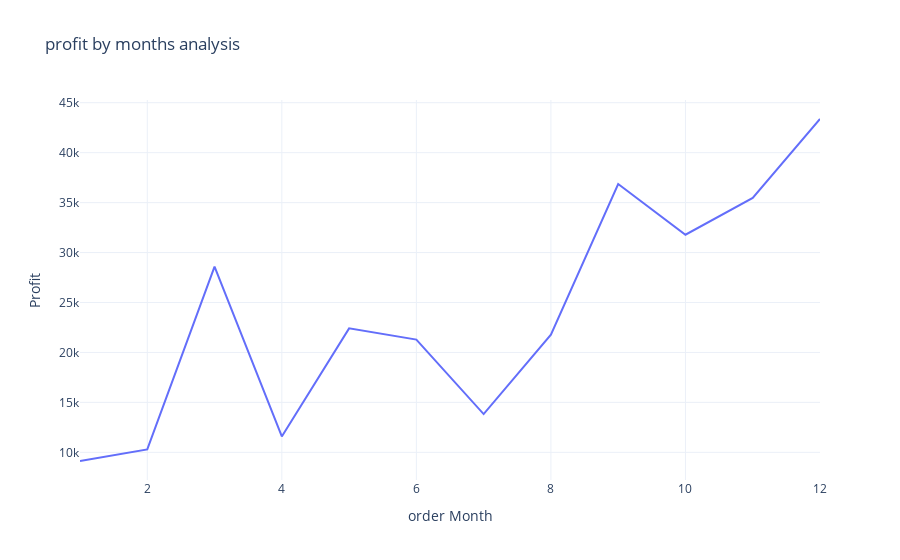

Write notebook code for a chart like this one.
### Code cell
fig = px.line(profit_by_months,
              x = 'order Month',
              y = 'Profit',
              title = 'profit by months analysis')
fig.show()

### Figure 1 — Plotly figure (JSON) as saved in the notebook; plotly's stock layout.template omitted (floating-point values rounded to 4 significant figures)
{"data": [{"hovertemplate": "order Month=%{x}<br>Profit=%{y}<extra></extra>", "legendgroup": "", "line": {"color": "#636efa", "dash": "solid"}, "marker": {"symbol": "circle"}, "mode": "lines", "name": "", "orientation": "v", "showlegend": false, "type": "scatter", "x": [1, 2, 3, 4, 5, 6, 7, 8, 9, 10, 11, 12], "xaxis": "x", "y": [9134.0, 10290.0, 28590.0, 11590.0, 22410.0, 21290.0, 13830.0, 21780.0, 36860.0, 31780.0, 35470.0, 43370.0], "yaxis": "y"}], "layout": {"legend": {"tracegroupgap": 0}, "title": {"text": "profit by months analysis"}, "xaxis": {"anchor": "y", "domain": [0, 1], "title": {"text": "order Month"}}, "yaxis": {"anchor": "x", "domain": [0, 1], "title": {"text": "Profit"}}}}
